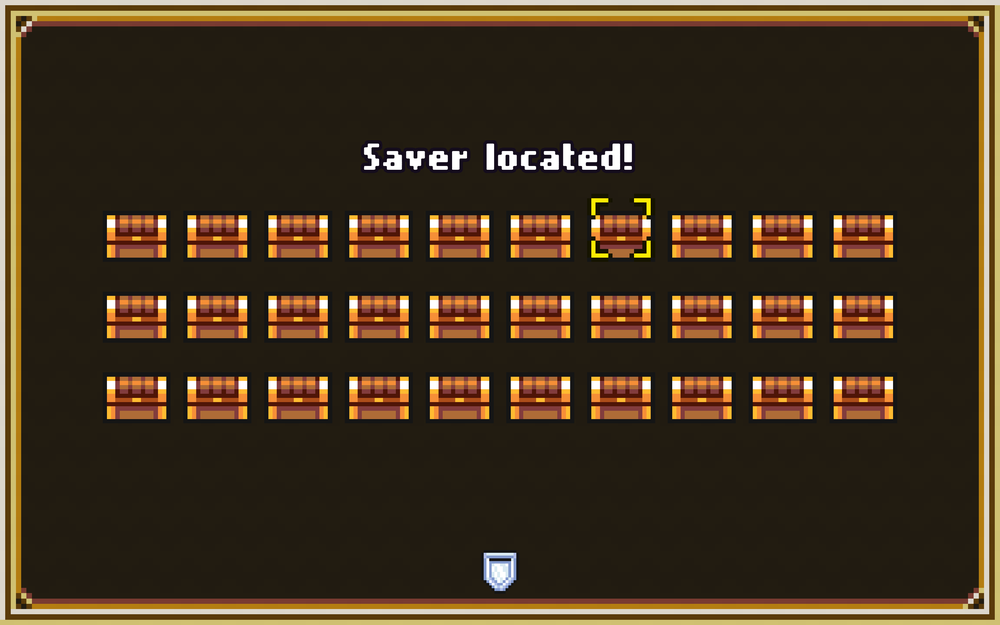
#> input picture Screenshot2.png, 1000 x 625 px, shrunk from 2880 x 1800 before the run
$ python miracle2.py
#> lines starting #> are read from the running program, lines starting #| are printed output that depends on the picture; after the words box and inside, x2 and y2 are one past the last pixel; in counts of white or black regions, pixels touching at a corner belong together
import cv2 as cv
import numpy as np

img = cv.imread('Screenshot2.png')
#> img is the input picture: shape (625, 1000, 3); mean B, G, R 31.1, 50.6, 66.8
gray = cv.cvtColor(img, cv.COLOR_BGR2GRAY)
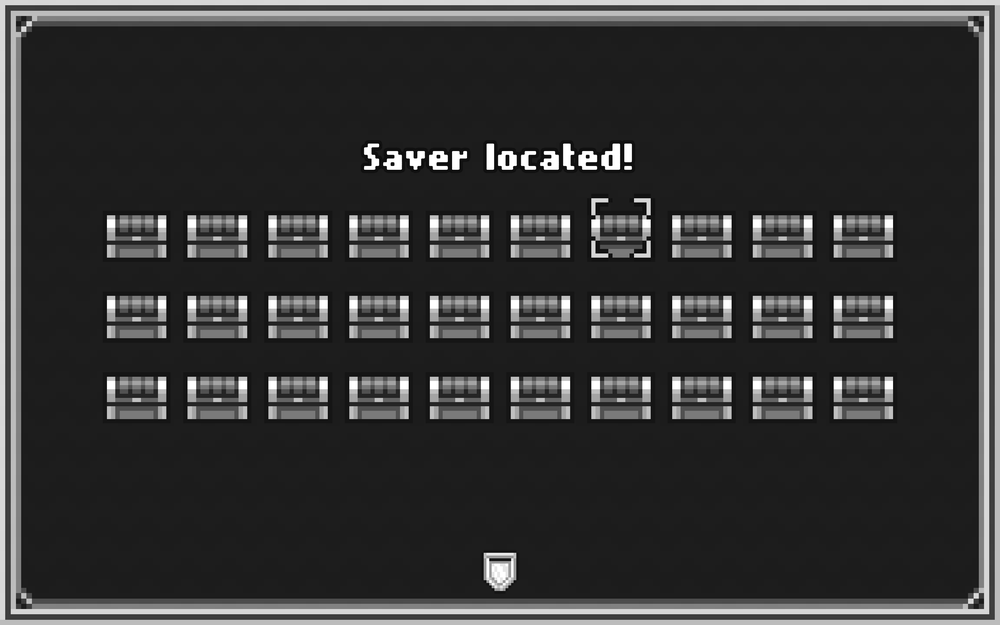
#> gray: shape (625, 1000); min 0, max 255, mean 53.5

# simple binarize to separate sprites from background (tweak 200 if needed)
_, th = cv.threshold(gray, 200, 255, cv.THRESH_BINARY_INV)
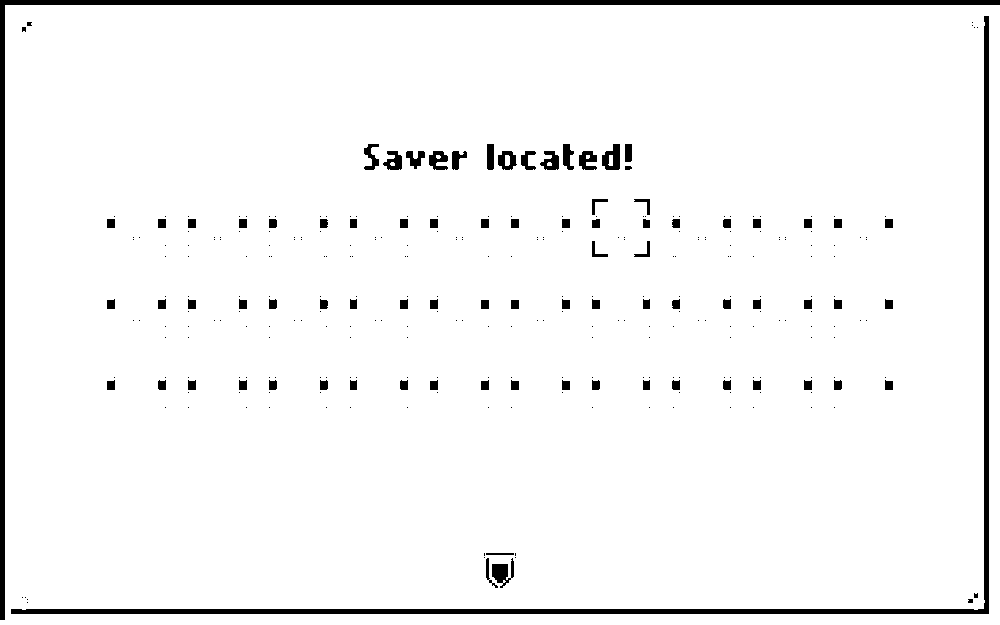
#> th: shape (625, 1000); 96.1% white; 325 black regions (242 under 20 px), largest, box (x1, y1, x2, y2) and area: (0, 0, 1000, 620) 8075, (11, 16, 989, 614) 7840, (492, 558, 514, 588) 346

# find contours and filter by size/aspect ratio to get chest candidates
contours, _ = cv.findContours(th, cv.RETR_EXTERNAL, cv.CHAIN_APPROX_SIMPLE)
#> contours = 1 item
for c in contours:
    x,y,w,h = cv.boundingRect(c)
    if 20 < w < 120 and 20 < h < 120 and 0.7 < w/h < 1.6:   # tune these
        cv.rectangle(img, (x,y), (x+w, y+h), (0,255,0), 2)
#> this loop made 1 pass
#> (x, y, w, h) on pass 1: (0, 5, 1000, 620)


cv.imshow('image', img)
cv.waitKey(0)
